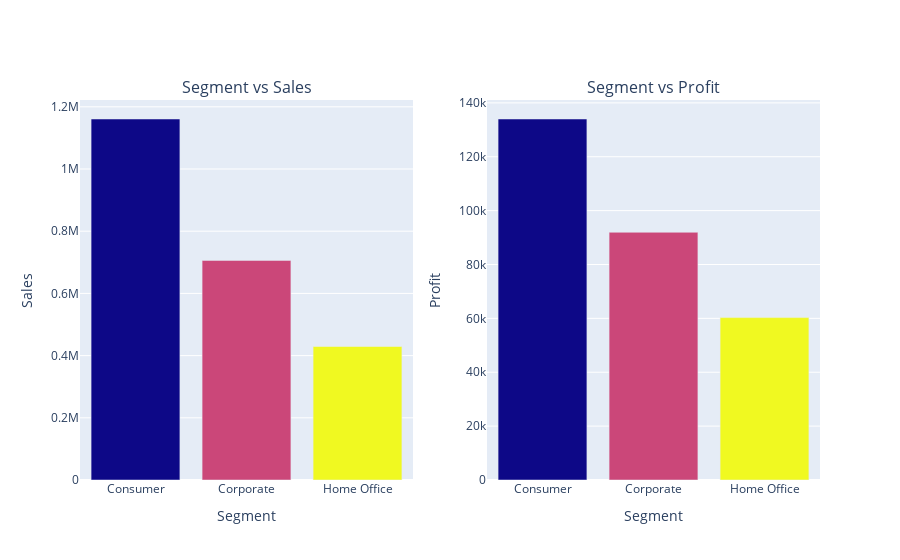

Write notebook code for a chart like this one.
### Code cell
a = pd.DataFrame(df.groupby('Segment')['Profit'].sum().sort_values(ascending=False))
a.reset_index(inplace=True)
a.columns=['Segment','Profit']

b = pd.DataFrame(df.groupby('Segment')['Sales'].sum().sort_values(ascending=False))
b.reset_index(inplace=True)
b.columns=['Segment','Sales']

fig = make_subplots(rows=1,cols=2,subplot_titles=("Segment vs Sales","Segment vs Profit"))
fig.add_trace(go.Bar(x=b['Segment'],y=b['Sales'],marker=dict(color=[1,2,3])),1, 1)
fig.add_trace(go.Bar(x=a['Segment'], y=a['Profit'],marker=dict(color=[1,2,3])),1, 2)
fig.update_layout(showlegend=False)

fig.update_xaxes(title_text="Segment", row=1, col=1)
fig.update_xaxes(title_text="Segment", row=1, col=2)
fig.update_yaxes(title_text="Sales", row=1, col=1)
fig.update_yaxes(title_text="Profit",row=1, col=2)
fig.update_layout(showlegend=False)

### Figure 1 — Plotly figure (JSON) as saved in the notebook; plotly's stock layout.template omitted (floating-point values rounded to 4 significant figures)
{"data": [{"marker": {"color": [1, 2, 3]}, "type": "bar", "x": ["Consumer", "Corporate", "Home Office"], "xaxis": "x", "y": [1161000.0, 706100.0, 429300.0], "yaxis": "y"}, {"marker": {"color": [1, 2, 3]}, "type": "bar", "x": ["Consumer", "Corporate", "Home Office"], "xaxis": "x2", "y": [134000.0, 91950.0, 60280.0], "yaxis": "y2"}], "layout": {"annotations": [{"font": {"size": 16}, "showarrow": false, "text": "Segment vs Sales", "x": 0.225, "xanchor": "center", "xref": "paper", "y": 1, "yanchor": "bottom", "yref": "paper"}, {"font": {"size": 16}, "showarrow": false, "text": "Segment vs Profit", "x": 0.775, "xanchor": "center", "xref": "paper", "y": 1, "yanchor": "bottom", "yref": "paper"}], "showlegend": false, "xaxis": {"anchor": "y", "domain": [0, 0.45], "title": {"text": "Segment"}}, "xaxis2": {"anchor": "y2", "domain": [0.55, 1], "title": {"text": "Segment"}}, "yaxis": {"anchor": "x", "domain": [0, 1], "title": {"text": "Sales"}}, "yaxis2": {"anchor": "x2", "domain": [0, 1], "title": {"text": "Profit"}}}}
